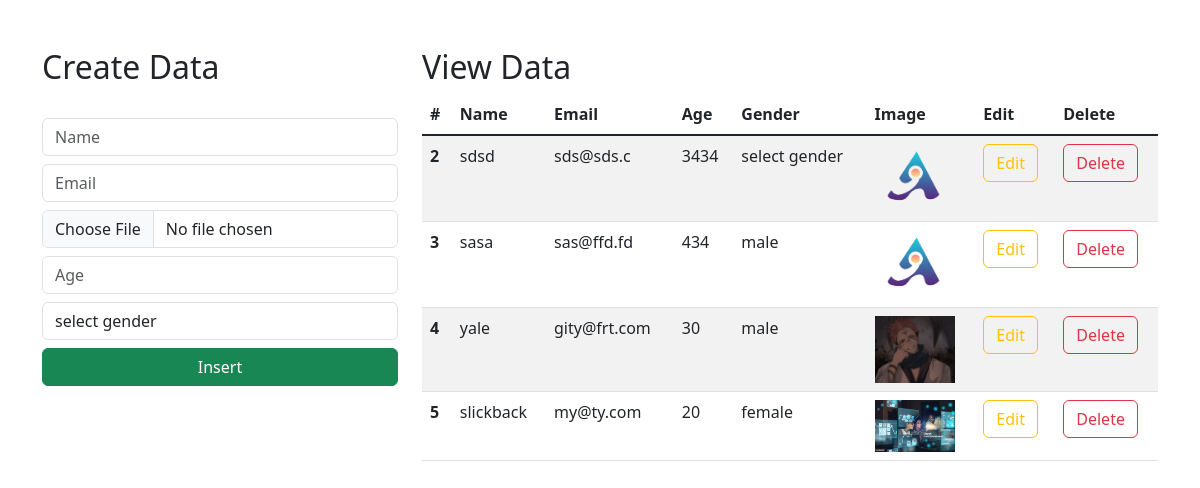
The page / on the database its author committed.
### app/models.py (models this page shows, shortened)
class Student(models.Model):
    name=models.CharField(max_length=25,blank=False,null=False)
    email=models.EmailField()
    age=models.IntegerField()
    gender=models.CharField(max_length=25,blank=False,null=False)
    image = models.ImageField(upload_to='uploads/images', default="logo.png")

### app/views.py (the view)
# urls.py: path('',views.index,name="index"),
def index(request):
    data=Student.objects.all()
    context={"data":data}
    return render(request,"index.html",context)

### app/templates/index.html (shortened to what this page needs)
<!doctype html>
<html lang="en">
    <link href="https://cdn.jsdelivr.net/npm/bootstrap@5.3.0-alpha1/dist/css/bootstrap.min.css" rel="stylesheet">
  <head>
  </head>
  <body>
      <div class="container mt-5">
        <div class="row">
            <div class="col-md-4">
                <h2>Create Data</h2>
                <br>
                <form action="/insert" method="post" enctype="multipart/form-data">
                    <div class="form-group">
                        <input type="text" class="form-control" placeholder="Name" name="name" required>
                    </div>
                    <div class="form-group">
                        <input type="email" class="form-control  mt-2" placeholder="Email" name="email" required>
                    </div>
                    <div class="form-group">
                        <input type="file" class="form-control  mt-2" placeholder="Age" name="image" required>
                    </div>
                    <div class="form-group">
                        <input type="number" class="form-control  mt-2" placeholder="Age" name="age" required>
                    </div>
                    <div class="form-group mt-2">
                        <select id="gender" name="gender" class="form-control" required>
                            <option selected value="">select gender</option>
                        </select>
                    </div>
                    <div class="d-grid gap-2">
                        <button class="btn btn-success mt-2" type="submit">Insert</button>
                    </div>
                </form>
            </div>
            <div class="col-md-8">
                <h2>View Data</h2>
                <table class="table table-striped table-hover">
                    <thead>
                      <tr>
                        <th scope="col">#</th>
                        <th scope="col">Name</th>
                        <th scope="col">Email</th>
                        <th scope="col">Age</th>
                        <th scope="col">Gender</th>
                          <th scope="col">Image</th>
                        <th scope="col">Edit</th>
                        <th scope="col">Delete</th>
                      </tr>
                    </thead>
                    <tbody class="table-group-divider">
                    {% for d in data %}
                      <tr>
                        <th scope="row">{{d.id}}</th>
                        <td>{{d.name}}</td>
                        <td>{{d.email}}</td>
                        <td>{{d.age}}</td>
                        <td>{{d.gender}}</td>
                          <td >
                              <img width="80px" src="media/{{ d.image }}" alt="{{ d.image }}">
                          </td>
                        <td><a href="/update/{{d.id}}" type="button" class="btn btn-outline-warning">Edit</a></td>
                        <td><a href="/delete/{{d.id}}" type="button" class="btn btn-outline-danger">Delete</a></td>
                      </tr>
                    {% endfor %}
                    </tbody>
                  </table>
            </div>
        </div>
      </div>
  </body>
</html>

### rows shown on the page
Student: id "2", name "sdsd", email "sds@sds.c", age "3434", gender "select gender", image (picture)
Student: id "3", name "sasa", email "sas@ffd.fd", age "434", gender "male", image (picture)
Student: id "4", name "yale", email "gity@frt.com", age "30", gender "male", image (picture)
Student: id "5", name "slickback", email "my@ty.com", age "20", gender "female", image (picture)
